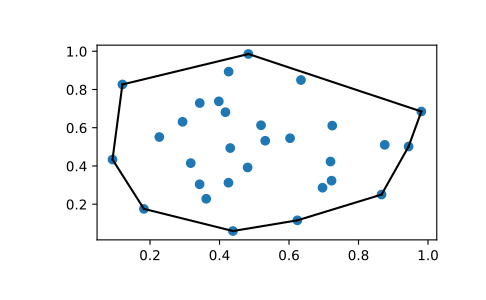

Source code (Python):
from scipy.spatial import ConvexHull
points = np.random.rand(30, 2)   # 30 random points in 2-D
hull = ConvexHull(points)

# The convex hull is represented as a set of N 1-D simplices,
# which in 2-D means line segments. The storage scheme is exactly the
# same as for the simplices in the Delaunay triangulation discussed
# above.

# We can illustrate the above result:

import matplotlib.pyplot as plt
plt.plot(points[:,0], points[:,1], 'o')
for simplex in hull.simplices:
    plt.plot(points[simplex,0], points[simplex,1], 'k-')
plt.show()
